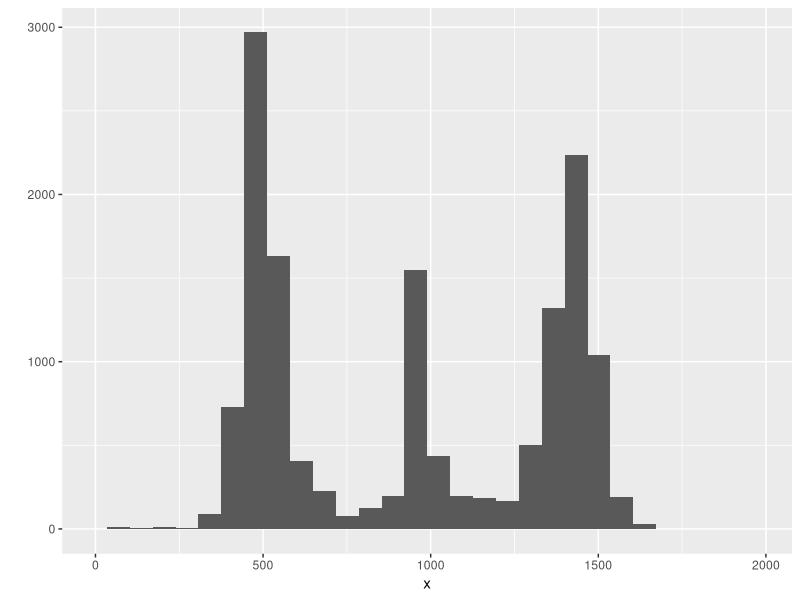
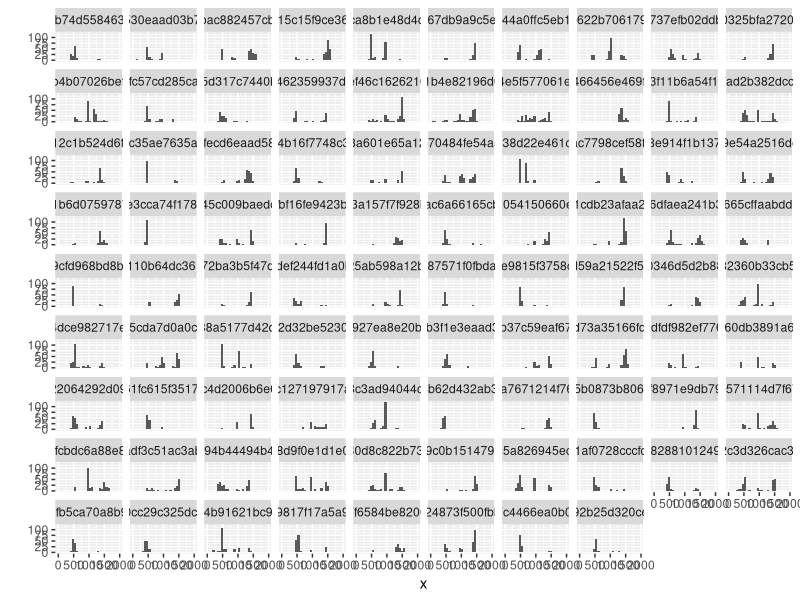
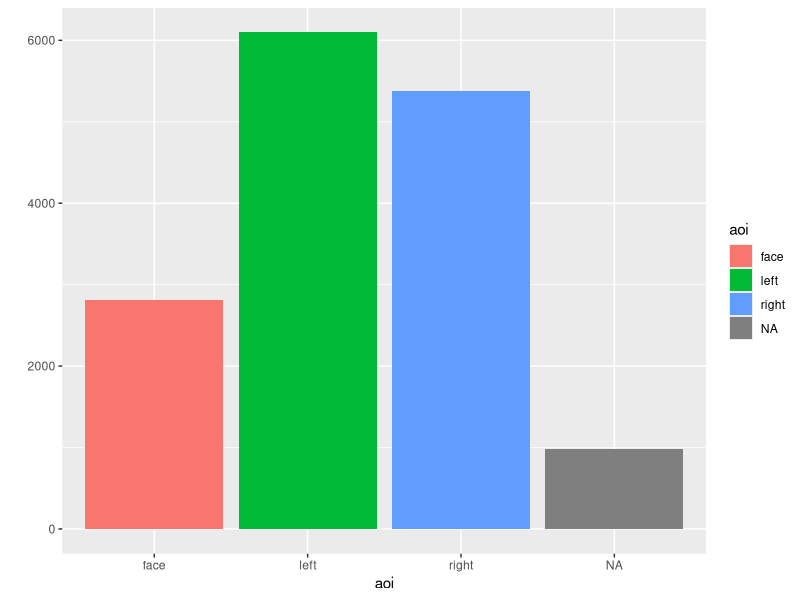
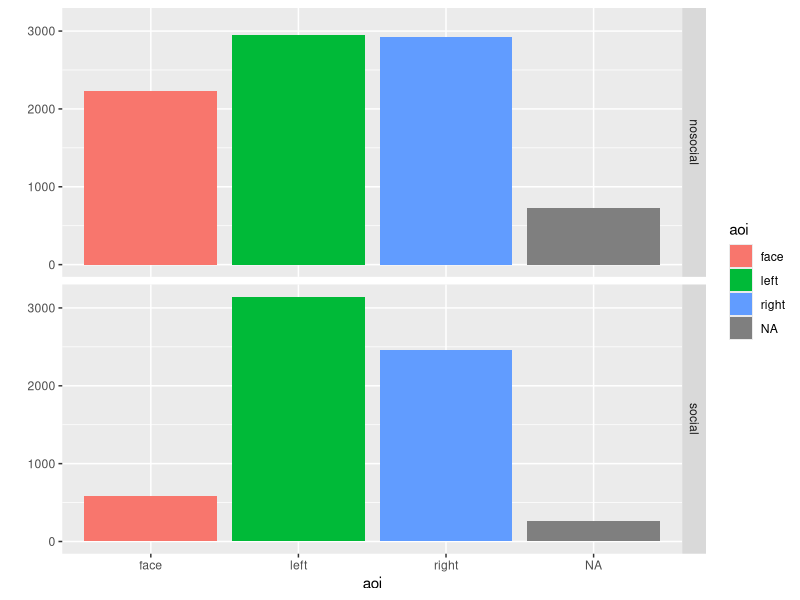

These charts were generated, in order, by the following R code:
rm(list = ls())
library(dplyr)
library(readr)
library(magrittr)
library(ggplot2)

d <- read_csv("processed_data/processed.csv")

### merge in subject info
subinfo <- read_csv("info/subinfo.csv")

d %<>% 
  mutate(subid = gsub(".txt", "", subid)) %>%
  left_join(subinfo)
  
### analyses

# raw
qplot(x, data=d) + 
  xlim(c(0,1980))

qplot(x, facets = ~ stimulus, 
      data=d) + 
  xlim(c(0,1980))

# get AOIs
# note: actually get these numbers from the stimuli themselves
d %<>% mutate(aoi = factor(ifelse(x > 250 & x < 750, "left", 
                           ifelse(x > 1250 & x < 1750, "right", 
                                  ifelse(x > 750 & x < 1250, "face", NA)))))

qplot(aoi, fill = aoi, 
      data = d) 

qplot(aoi, fill = aoi, facets = condition~., 
      data = d) 